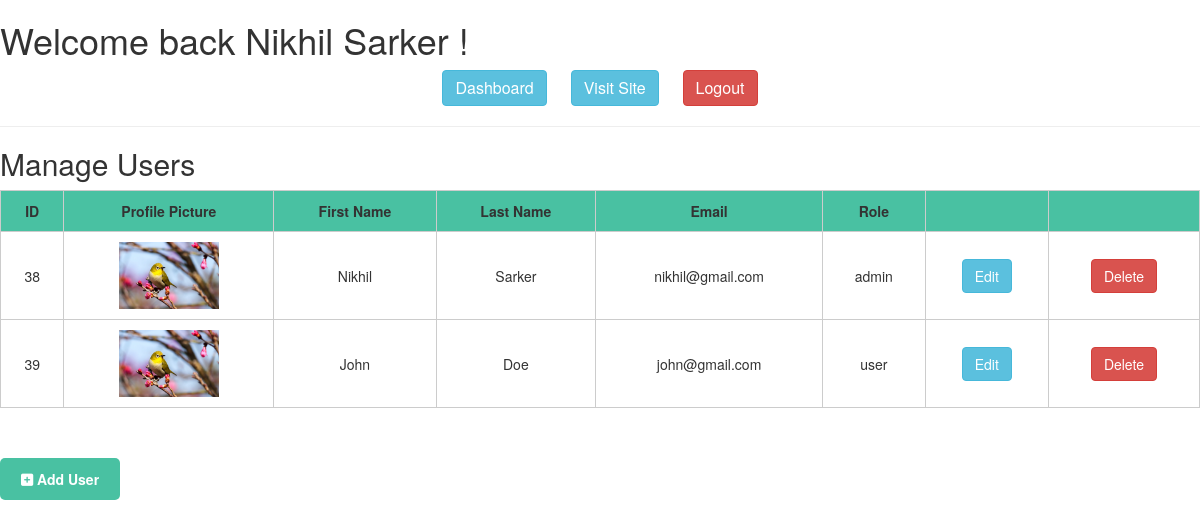
/backend/users/users.php (signed in), run on the app's committed database.
### tables this page shows
CREATE TABLE `users` (
  `id` int NOT NULL,
  `first_name` varchar(100) NOT NULL,
  `last_name` varchar(100) NOT NULL,
  `email` varchar(100) NOT NULL,
  `password` varchar(200) NOT NULL,
  `profile_pic` varchar(200) DEFAULT NULL,
  `bio` varchar(200) DEFAULT NULL,
  `phone_number` varchar(20) DEFAULT NULL,
  `role` varchar(10) NOT NULL,
  `description` text
);

### backend/users/users.php (the view, shortened to what this page needs)
<?php
require_once('../layouts/header.php');
$checking_query = " SELECT * FROM `users`";
$checking_query_to_db = mysqli_query($db_connect, $checking_query);
?>
<link rel="stylesheet" href="../styles.css" type="text/css">
<div id="main">
  <h2>Manage Users</h2>
  <table border="1">
    <tr>
      <th class="text-center">ID</th>
      <th class="text-center">Profile Picture</th>
      <th class="text-center">First Name</th>
      <th class="text-center">Last Name</th>
      <th class="text-center">Email</th>
      <th class="text-center">Role</th>
      <th class="text-center"></th>
      <th class="text-center"></th>
    </tr>
    <?php while ($record = mysqli_fetch_assoc($checking_query_to_db)) : ?>
      <tr>
        <td class="text-center"><?php echo $record['id']; ?></td>
        <td class="text-center"><img src="../../upload/usersphoto/<?php echo $record['profile_pic']; ?>" alt="Profile Picture" width="100px"></td>
        <td class="text-center"><?= $record['first_name']; ?></td>
        <td class="text-center"><?= $record['last_name']; ?></td>
        <td class="text-center"><?= $record['email']; ?></td>
        <td class="text-center"><?= $record['role']; ?></td>
        <td class="text-center"><a href="users_edit.php?id=<?= $record['id']; ?>" class=" btn btn-info">Edit</a></td>
        <td class="text-center"><button  class="delete btn btn-danger" value="<?=$record['id'];?>" >Delete</button></td>
      </tr>
    <?php endwhile; ?>
  </table>
  <p class="add_btn"><a href="users_add.php"><i class="fas fa-plus-square"></i> Add User</a></p>
</div>
<?php
require_once('../layouts/footer.php');
?>

### backend/layouts/header.php (shortened to what this page needs)
<?php
require_once('../db_connect.php');
$checking_query = " SELECT first_name, last_name FROM `users` ";
$checking_query_to_db = mysqli_query($db_connect, $checking_query);
$result_to_array = mysqli_fetch_assoc($checking_query_to_db);
?>
<!doctype html>
<html>
<head>
    <link rel="stylesheet" href="https://cdnjs.cloudflare.com/ajax/libs/font-awesome/6.4.0/css/all.min.css" />
  <link rel="stylesheet" href="https://maxcdn.bootstrapcdn.com/bootstrap/3.4.1/css/bootstrap.min.css">
</head>
<body>
  <h1>Welcome back <?=$result_to_array['first_name'] .' '. $result_to_array['last_name']?> !</h1>
    <p style="  text-align: center;">
      <a style="margin:0px 10px; font-size:16px;" href="../dashboard/dashboard.php" class=" btn btn-info">Dashboard</a>
      <a style="margin:0px 10px; font-size:16px;" href="../../index.php" target="_blank" class=" btn btn-info">Visit Site</a>
      <a style="margin:0px 10px; font-size:16px;" href="../admin/logout.php" class=" btn btn-danger">Logout</a>
    </p>
  <hr>

### backend/layouts/footer.php
</body>
</html>

### backend/styles.css (style rules this page uses)
table { width: 100%; border: 1px solid #ccc; border-spacing: 0; border-collapse: collapse; }
td img, th img { margin: 0; padding: 0; }
td, th { border: 1px solid #ccc; padding: 10px; }
th { white-space: nowrap; background-color: #49c1a2; }
a { text-decoration: none; }
.add_btn { margin-top: 50px; text-align: center; }
.add_btn a { font-size: 14px; font-weight: 700; background: #49c1a2; display: block; width: 10%; padding: 10px 15px; color: #fff; cursor: pointer; border-radius: 5px; -webkit-border-radius: 5px; -moz-border-radius: 5px; -ms-border-radius: 5px; -o-border-radius: 5px; border: 1px solid transparent; text-decoration: none; }

### data on the page
users: first_name "Nikhil", last_name "Sarker", id "38", profile_pic (picture), email "nikhil@gmail.com", role "admin"
users: id "39", profile_pic (picture), first_name "John", last_name "Doe", email "john@gmail.com", role "user"
